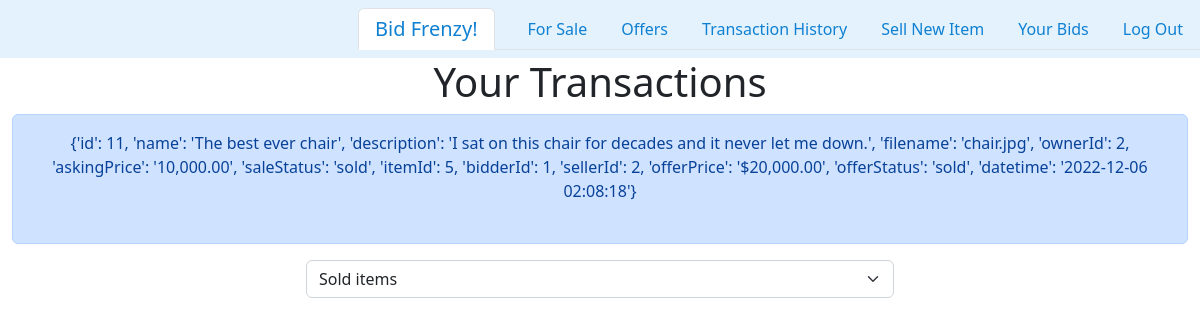
Page /transactions (signed in) on the earlier database version.
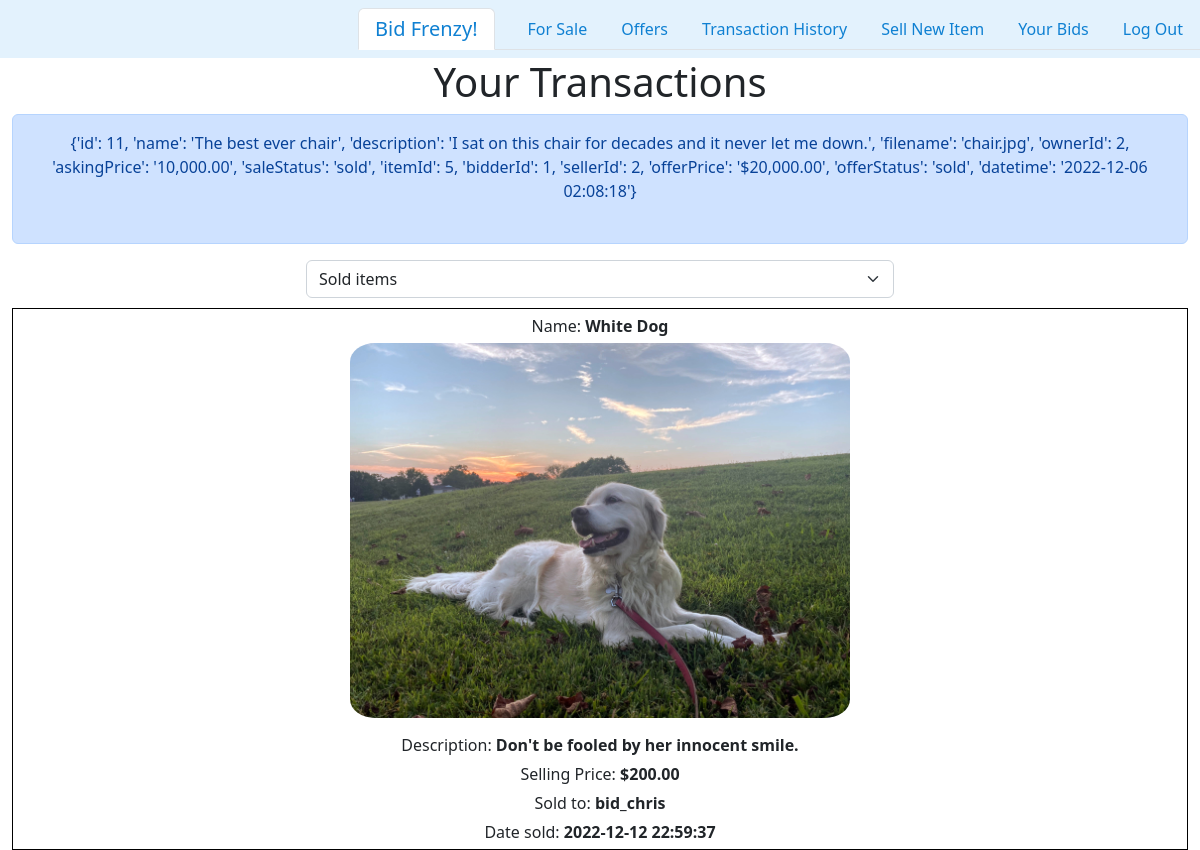
Same page on the later database version.
### tables this page shows
CREATE TABLE bids (id INTEGER PRIMARY KEY AUTOINCREMENT, itemId INTEGER, bidderId INTEGER, sellerId INTEGER, offerPrice INTEGER, offerStatus TEXT NOT NULL, datetime INTEGER);

CREATE TABLE items (id INTEGER PRIMARY KEY AUTOINCREMENT, name TEXT NOT NULL, description TEXT NOT NULL, filename TEXT NOT NULL, ownerId INTEGER, askingPrice INTEGER, saleStatus TEXT NOT NULL);

CREATE TABLE users (id INTEGER PRIMARY KEY AUTOINCREMENT, username TEXT NOT NULL, passwordHash TEXT NOT NULL, cash INTEGER);

### app.py (the view)
@app.route("/transactions", methods=["GET", "POST"])
def transactions():
    if request.method == "GET":
        user_id = session["user_id"]
        soldItems = db.execute("SELECT * FROM items WHERE ownerId = ? AND salestatus = 'sold'", user_id)
        for item in soldItems:
            item['filename'] = f"./static/saved/{item['filename']}"
            itemId = item['id']
            saleInfo = db.execute("SELECT * FROM bids WHERE itemId = ? AND offerStatus = 'sold'", itemId)
            item['bidsInfo'] = saleInfo[0]
            item['bidsInfo']['bidderName'] = db.execute("SELECT username FROM users WHERE id = ?", item['bidsInfo']['bidderId'])[0]['username']
        boughtItems = db.execute("SELECT * FROM items JOIN bids ON items.id = bids.itemId WHERE bids.bidderId = ? AND offerStatus = 'sold'", user_id)
        displayOption = 10
        display = boughtItems
        return render_template("transactions.html", soldItems = soldItems, display=display, displayOption = displayOption)
    else:
        return render_template("transactions.html", soldItems = soldItems, display=display, displayOption = displayOption)

### app.py (called while the page is built)
@app.after_request
def after_request(response):
    response.headers["Cache-Control"] = "no-cache, no-store, must-revalidate"
    response.headers["Expires"] = 0
    response.headers["Pragma"] = "no-cache"
    return response

### templates/transactions.html (shortened to what this page needs)
{% extends "layout.html" %} {% block title %} Your Transactions {% endblock %}
{% block main %}
<h1>Your Transactions</h1>
<div class="alert alert-primary" role="alert">
  {% for item in display %}
  {{ item }}
  <br><br>
  {% endfor %}
</div>
<select class="form-select" name="transactions">
  <option value="sold">Sold items</option>
</select>
<div class="flex-container">
  {% for item in soldItems %}
  <div class="bordered">
    <p>Name: <span>{{ item['name'] }}</span></p>
    <img src="{{ item['filename'] }}" width="500" />
    <p>Description: <span>{{ item['description'] }}</span></p>
    <p>Selling Price: <span>{{ item['bidsInfo']['offerPrice'] }}</span></p>
    <p>Sold to: <span>{{ item['bidsInfo']['bidderName'] }}</span></p>
    <p>Date sold: <span>{{ item['bidsInfo']['datetime'] }}</span></p>
  </div>
  {% endfor %}
</div>
  {% endblock %}

Differences in the rows shown:
now on this page (row edited): items: name "White Dog", filename (picture), description "Don't be fooled by her innocent smile.", bidsInfo.offerPrice "$200.00", bidsInfo.bidderName "bid_chris", bidsInfo.datetime "2022-12-12 22:59:37"
